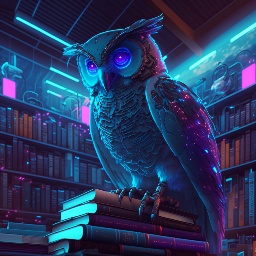
#> input picture Vision artificial/Tarea 1/original.jpg, 256 x 256 px
$ python P4.py
#> lines starting #> are read from the running program, lines starting #| are printed output that depends on the picture
#Este progra transforma la imagen RGB a una imagen HSI,
#luego elimina la información referente a tonalidad y saturación para obtener una
#imagen en escala de grises.

#Parametros: imagen: la imagen a utilizar en forma de string.
#            write: si se asigna True guarda la imagen manipulada en el directorio de trabajo.
#            show: si se asigna True, muestra las imagenes producidas
#            onlyShow: si se asigna False, retorna la imagen modificada
def grises(imagen, write = False, show = False, onlyShow = True):
    #Se importan las librerias a utilizar
#> called with imagen = 'original.jpg', write = True, show = True, onlyShow = True
    import cv2
    import numpy as np

    # Verifica si la imagen fue leída correctamente
    try:
        #Imagen original, -1 equivalente a cv2.IMREAD_UNCHANGED.
        original = cv2.imread(imagen,-1)
#> original is the input picture: shape (256, 256, 3); mean B, G, R 95.4, 56.5, 40.9
    except cv2.error as error:
        print("Error: ", error)
        original = None

    if original is None:
        print("\n La imagen no se encontró o el nombre es incorrecto.\n")

    #Se convierte la imagen BGR a HSV
    originalHSV = cv2.cvtColor(original, cv2.COLOR_RGB2HSV)
#> originalHSV: shape (256, 256, 3); mean H, S, V 83.9, 168.1, 96.7
    #Se extrae solo el canal de valor o intensidad
    originalGrises = originalHSV[:,:,2]
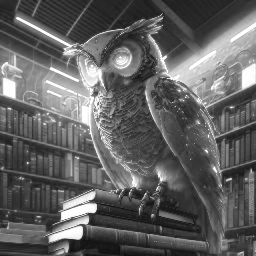
#> originalGrises: shape (256, 256); min 13, max 255, mean 96.7
    #Se muestran las distintas imagenes

    if show:
        cv2.imshow("Original", original)
        cv2.imshow("HSV", originalHSV)
        cv2.imshow("Grises", originalGrises)

        #Espera un input del usuario durante n milisegundos, 0 indica indefinidamente
        n = 0
        cv2.waitKey(n)
        #Elimina las ventanas abiertas
        cv2.destroyAllWindows

    if write:
        cv2.imwrite("original_grises.jpg",originalGrises)

    if onlyShow:
        return originalGrises

grises("original.jpg",show = True, write=True)
